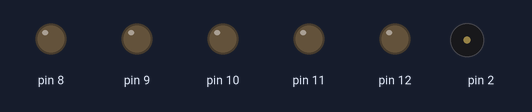
Bench run of a sketch on a simulated Arduino Uno, built with avr-gcc and run on an emulated ATmega328P. Shown: output pins drawn as LEDs (lit = HIGH), buzzer (waves = sounding).

Above: at 0.1 s.
At 22.6 s:
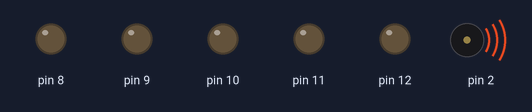
Timing chart, 0 to 24.5 s (numbered marks = the images above):
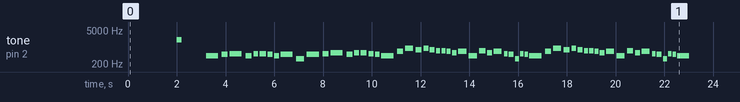

The sketch:

Latihan3_Katyusha.ino
```cpp
/*arduino, Katyusha
*/

#include "pitches.h"

//notHuruf:
int melody[] = {
  NOTE_A4, NOTE_B4, NOTE_C5, NOTE_A4, NOTE_C5, NOTE_C5, NOTE_B4, NOTE_A4, NOTE_B4,
  NOTE_E4, NOTE_B4, NOTE_C5, NOTE_D5, NOTE_B4, NOTE_D5, NOTE_D5, NOTE_C5, NOTE_B4, NOTE_A4,
  NOTE_E5, NOTE_A5, NOTE_G5, NOTE_A5, NOTE_G5, NOTE_F5, NOTE_F5, NOTE_E5, NOTE_D5, NOTE_E5,
  NOTE_A4, NOTE_F5, NOTE_D5, NOTE_E5, NOTE_C5, NOTE_B4, NOTE_E4, NOTE_C5, NOTE_B4, NOTE_A4,
  NOTE_E5, NOTE_A5, NOTE_G5, NOTE_A5, NOTE_G5, NOTE_F5, NOTE_F5, NOTE_E5, NOTE_D5, NOTE_E5,
  NOTE_A4, NOTE_F5, NOTE_D5, NOTE_E5, NOTE_C5, NOTE_B4, NOTE_E4, NOTE_C5, NOTE_B4, NOTE_A4,
  0,
};

//durasiNot
int noteDurations[] = {
  2, 4, 2, 4, 5, 4, 5, 5, 2,
  3, 2, 4, 2, 4, 5, 4, 5, 5, 2,
  4, 3, 4, 5, 5, 6, 6, 6, 5, 3,
  3, 4, 5, 3, 7, 5, 6, 7, 7, 2,
  4, 3, 4, 5, 5, 6, 6, 6, 5, 3,
  3, 4, 5, 3, 7, 5, 6, 7, 7, 2,


};

void setup(){

  //StartBeep
  noTone(2);
  delay(2000);
  tone(2, 2000);
  delay(200);
  noTone(2);
  delay(1000);


  //iterate over the notes of the melody:
  for (int thisNote = 0; thisNote < sizeof(melody) / sizeof(melody[0]); thisNote++) {

    /*
      to calculate the note duration, take one second divided by the note type.
      e.g. quarter note = 1000 / 4, eighth note = 1000/8, etc.
     */
    int noteDuration = 1000/noteDurations[thisNote];
    tone(2, melody[thisNote],noteDuration);

    /*
      to distinguish the notes, set a minimum time between them.
      the note's duration + 30% seems to work well:
     */

    //LED
    pinMode(8, OUTPUT);
    pinMode(9, OUTPUT);
    pinMode(10, OUTPUT);
    pinMode(11, OUTPUT);
    pinMode(12, OUTPUT);

    if (melody == NOTE_A4){
    digitalWrite(8, HIGH);
    delay(noteDuration);}

    int pauseBetweenNotes = noteDuration * 1.30;
    delay(pauseBetweenNotes);

    noTone(2); //stop the tone playing:
  }


  digitalWrite(3,LOW);
}

void loop(){ /*press reset to replay. */ }
```

pitches.h
```cpp
/*************************************************

 * Public Constants

 *************************************************/

#define NOTE_B0  31
#define NOTE_C1  33
#define NOTE_CS1 35
#define NOTE_D1  37
#define NOTE_DS1 39
#define NOTE_E1  41
#define NOTE_F1  44
#define NOTE_FS1 46
#define NOTE_G1  49
#define NOTE_GS1 52
#define NOTE_A1  55
#define NOTE_AS1 58
#define NOTE_B1  62
#define NOTE_C2  65
#define NOTE_CS2 69
#define NOTE_D2  73
#define NOTE_DS2 78
#define NOTE_E2  82
#define NOTE_F2  87
#define NOTE_FS2 93
#define NOTE_G2  98
#define NOTE_GS2 104
#define NOTE_A2  110
#define NOTE_AS2 117
#define NOTE_B2  123
#define NOTE_C3  131
#define NOTE_CS3 139
#define NOTE_D3  147
#define NOTE_DS3 156
#define NOTE_E3  165
#define NOTE_F3  175
#define NOTE_FS3 185
#define NOTE_G3  196
#define NOTE_GS3 208
#define NOTE_A3  220
#define NOTE_AS3 233
#define NOTE_B3  247
#define NOTE_C4  262
#define NOTE_CS4 277
#define NOTE_D4  294
#define NOTE_DS4 311
#define NOTE_E4  330
#define NOTE_F4  349
#define NOTE_FS4 370
#define NOTE_G4  392
#define NOTE_GS4 415
#define NOTE_A4  440
#define NOTE_AS4 466
#define NOTE_B4  494
#define NOTE_C5  523
#define NOTE_CS5 554
#define NOTE_D5  587
#define NOTE_DS5 622
#define NOTE_E5  659
#define NOTE_F5  698
#define NOTE_FS5 740
#define NOTE_G5  784
#define NOTE_GS5 831
#define NOTE_A5  880
#define NOTE_AS5 932
#define NOTE_B5  988
#define NOTE_C6  1047
#define NOTE_CS6 1109
#define NOTE_D6  1175
#define NOTE_DS6 1245
#define NOTE_E6  1319
#define NOTE_F6  1397
#define NOTE_FS6 1480
#define NOTE_G6  1568
#define NOTE_GS6 1661
#define NOTE_A6  1760
#define NOTE_AS6 1865
#define NOTE_B6  1976
#define NOTE_C7  2093
#define NOTE_CS7 2217
#define NOTE_D7  2349
#define NOTE_DS7 2489
#define NOTE_E7  2637
#define NOTE_F7  2794
#define NOTE_FS7 2960
#define NOTE_G7  3136
#define NOTE_GS7 3322
#define NOTE_A7  3520
#define NOTE_AS7 3729
#define NOTE_B7  3951
#define NOTE_C8  4186
#define NOTE_CS8 4435
#define NOTE_D8  4699
#define NOTE_DS8 4978
```
